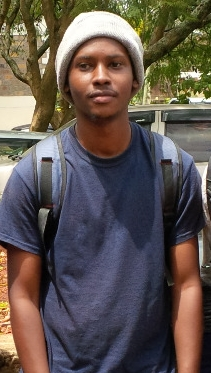
#> input picture 05. ImageManipulation/images/pic1.jpg, 211 x 373 px
$ python '01. Basics.py'
#> lines starting #> are read from the running program, lines starting #| are printed output that depends on the picture
from PIL import ImageColor, Image, ImageDraw, ImageFont
import os

# Get Color Codes
red = ImageColor.getcolor('red', 'RGB')
green = ImageColor.getcolor('green', 'RGBA')
print(red, ' ', green)

# open Image and get Its properties
myPic = Image.open('./images/pic1.jpg')
#> myPic is the input picture: PIL image 211x373 RGB; mean R, G, B 96, 85.5, 79.5
print("Width, height: ", myPic.size, "\nFormat: ",
      myPic.format, "\nFilename: ", myPic.filename, "\nFormat Description: ", myPic.format_description)
#| Width, height:  (211, 373)
#| Format:  JPEG
#| Filename:  ./images/pic1.jpg
#| Format Description:  JPEG (ISO 10918)

# create a new Image
im = Image.new('RGBA', (100, 200), 'purple')
im.save('./images/purpleImage.png')
im2 = Image.new('RGBA', (20, 20))
#> im2: PIL image 20x20 RGBA; every value is 0
im2.save('./images/transparentImage.png')

# Cropping Images
im = Image.open('./images/purpleImage.png')
croppedIm = im.crop((5, 5, 50, 50))
croppedIm.save('./images/cropImage.png')

# Paste Image
print(croppedIm.size)
#| (45, 45)
myPic.paste(croppedIm, (0, 0))
myPic.save('./images/pasted.png')

# Resize Image
width, height = im.size
#> width = 100; height = 200
quartersizedIm = im.resize((int(width / 2), int(height / 2)))
quartersizedIm.save('./images/quartersized.png')
svelteIm = im.resize((width, height + 300))
svelteIm.save('./images/svelte.png')

# Rotating and Flipping Images
myPic.rotate(90).save('./images/rotated90.png')
myPic.rotate(180).save('./images/rotated180.png')
myPic.rotate(270, expand=True).save('./images/rotated270.png')
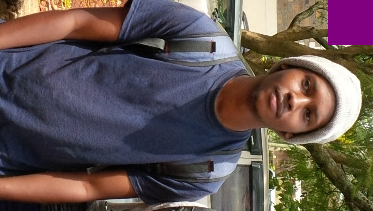
#> saved as rotated270.png: PIL image 373x211 RGB; mean R, G, B 96.5, 82.8, 81.1

myPic.rotate(6).save('./images/rotated6.png')
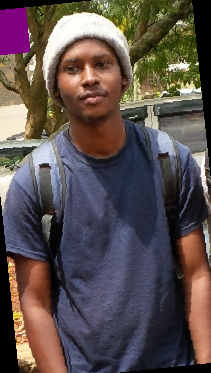
#> saved as rotated6.png: PIL image 211x373 RGB; mean R, G, B 90.9, 79.1, 77.1
myPic.rotate(6, expand=True).save('./images/rotated6_expanded.png')
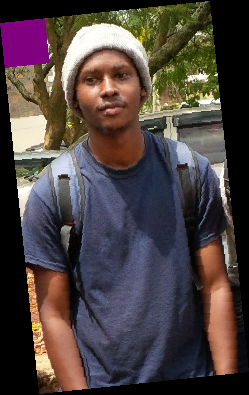
#> saved as rotated6_expanded.png: PIL image 249x395 RGB; mean R, G, B 77.2, 66.3, 64.9

# mirror flip
myPic.transpose(Image.FLIP_LEFT_RIGHT).save('./images/horizontal_flip.png')
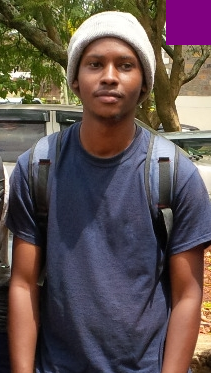
#> saved as horizontal_flip.png: PIL image 211x373 RGB; mean R, G, B 96.5, 82.8, 81.1
myPic.transpose(Image.FLIP_TOP_BOTTOM).save('./images/vertical_flip.png')
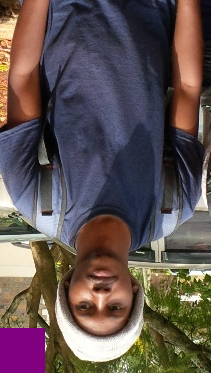
#> saved as vertical_flip.png: PIL image 211x373 RGB; mean R, G, B 96.5, 82.8, 81.1

# Changing Individual Pixels
# getpixel()      -     retrieve the color of a pixel
# putpixel()      -     set the color of a pixel
colour = im.getpixel((0, 0))
#> colour = (128, 0, 128, 255)
print(colour)
#| (128, 0, 128, 255)
newPic = Image.open('./images/pic2.jpg')
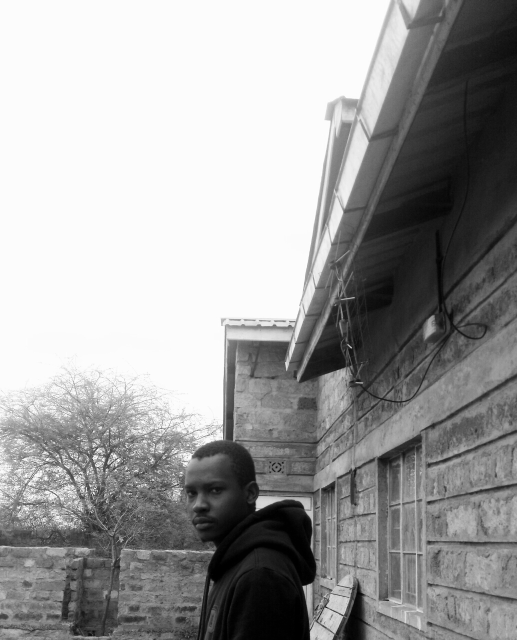
#> input picture 05. ImageManipulation/images/pic2.jpg, 1034 x 1280 px (shown at 1/2 size)
#> newPic is the input picture: PIL image 1034x1280 RGB; min 0, max 255, mean 158.3
for x in range(100):
    for y in range(50, 100):
        newPic.putpixel((x, y), ImageColor.getcolor('darkgray', 'RGBA'))
newPic.getpixel((0, 0))
newPic.getpixel((0, 50))
newPic.save('./images/putPixel.png')

# Drawing on Image File
drw_im = Image.new('RGBA', (200, 200), 'white')  # create a new image a 200×200 white image
#> drw_im: PIL image 200x200 RGBA; every value is 255
draw1 = ImageDraw.Draw(drw_im)   # pass the Image object to the ImageDraw.Draw() function to receive an ImageDraw object

# This object has several methods for drawing shapes and text onto an Image object.

# point(xy, fill)   -   method draws individual pixels.
# line(xy, fill, width) -  method draws a line or series of lines

# xy argument represents a list of the points you want to draw. The list can be a list of x- and y-coordinate tuples,
# The fill argument is the color of the points and is either an RGBA tuple or a string ofa color name, such as 'red'.
# width argument is the width of the lines and defaults to 1 if left unspecified.


# rectangle(xy, fill, outline) method draws a rectangle.
# The xy argument is a box tuple of the form (left, top, right, bottom) .
# The left and top values specify the x- and y-coordinates of the upper-left corner of the rect- while right and
# bottom specify the lower-right corner

# ellipse(xy, fill, outline) method draws an ellipse.
# If the width and height of the ellipse are identical, this method will draw a circle. The xy
# argument is a box tuple ( left , top , right , bottom ) that represents a box that precisely contains the ellipse.

# The polygon(xy, fill, outline) method draws an arbitrary polygon.
# The xy argument is a list of tuples, such as [(x, y), (x, y), ...] , or integers, such
# as [x1, y1, x2, y2, ...] , representing the connecting points of the polygon’s sides.
# The last pair of coordinates will be automatically connected to the first pair.

im = Image.new('RGBA', (200, 200), 'white')
draw = ImageDraw.Draw(im)
draw.line([(0, 0), (199, 0), (199, 199), (0, 199), (0, 0)], fill='black')
draw.rectangle((20, 30, 60, 60), fill='blue')
draw.ellipse((120, 30, 160, 60), fill='red')
draw.polygon(((57, 87), (79, 62), (94, 85), (120, 90), (103, 113)), fill='brown')
for i in range(100, 200, 10):
    draw.line([(i, 0), (200, i - 100)], fill='green')
im.save('./images/drawing.png')

# Drawing Text

# text() method takes four arguments: xy , text , fill , and font .
# xy argument is a two-integer tuple specifying the upper-left corner of the text box.
# The text argument is the string of text you want to write. The optional fill argument is the color of the text.
# The optional font argument is an ImageFont object, used to set the type- face and size of the text.

draw.text((20, 150), 'Hello', fill='purple')
# fontsFolder = '/usr/share/fonts/truetype'  # e.g. ‘/Library/Fonts’
# arialFont = ImageFont.truetype(os.path.join(fontsFolder, 'arial.ttf'), 32)
# draw.text((100, 150), 'Howdy', fill='gray', font=arialFont)
im.save('./images/text.png')
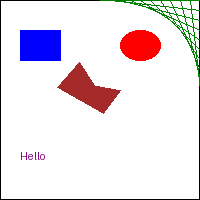
#> saved as text.png: PIL image 200x200 RGBA; mean R, G, B, A 235.2, 226.5, 232.7, 255
